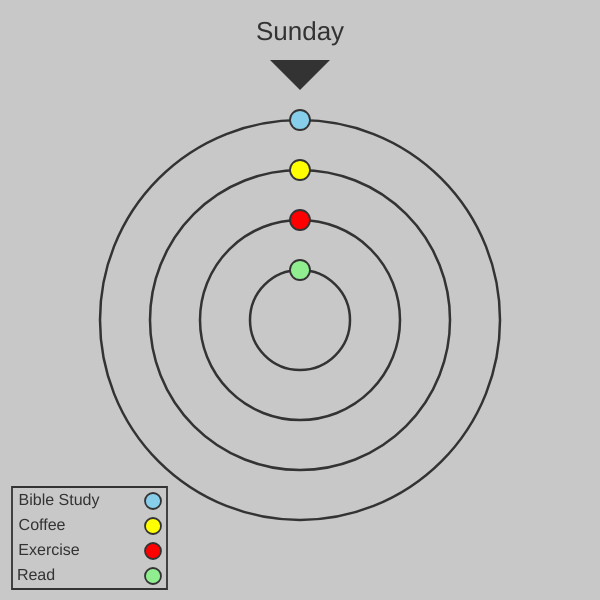
Frame 1 (no input)
Frame 60 (no input): identical to frame 1, image omitted
Frame 120 (the mouse pressed at the canvas centre since frame 60): identical to frame 1, image omitted

The p5.js sketch that drew this single still picture (run headless with seeded random() and noise() and a simulated clock; from frame 60 on, the mouse is pressed at the canvas centre):

// p5.js sketch
// ── sketch.js
// Create a data portrait out of personal habits.

let x = 0;
let y = 0;
let newDay = 0;
let days = ['Sunday', 'Monday', 'Tuesday', 'Wednesday', 'Thursday', 'Friday', 'Saturday', 'Week Complete'];
let day;
let rotateInterval;
let sunInterval;
let monInterval;
let tueInterval;
let wedInterval;
let thuInterval;
let friInterval;
let satInterval;

function setup() {
  createCanvas(600, 600);
  angleMode(DEGREES);
  day = days[0];
  setTimeout(sun, 4000);
  setTimeout(mon, 8000);
  setTimeout(tue, 12000);
  setTimeout(wed, 16000);
  setTimeout(thu, 20000);
  setTimeout(fri, 24000);
  setTimeout(sat, 28000);
  rotateInterval = setInterval(rotateGraph, 4000);
  sunInterval = setInterval(sunHabits, 1000);
  monInterval = setInterval(monHabits, 8000);
  tueInterval = setInterval(tueHabits, 12000);
  wedInterval = setInterval(wedHabits, 16000);
  thuInterval = setInterval(thuHabits, 20000);
  friInterval = setInterval(friHabits, 24000);
  satInterval = setInterval(satHabits, 28000);
  textAlign(CENTER, CENTER);
}

function rotateGraph() {
  newDay += -51.43; 
}

// COLOR + COORDINATES FOR HABITS BY DAY
function sunHabits() {
  fill('skyblue');
  //ellipse(x, y, w)
  ellipse(0, -200, 20);
  fill('yellow');
  ellipse(0, -150, 20);
  fill('red');
  ellipse(0, -100, 20);
  fill('lightgreen');
  ellipse(0, -50, 20);
}

function monHabits() {
  fill('skyblue');
  ellipse(0, -200, 20);
  fill('red');
  ellipse(0, -100, 20);
  fill('lightgreen');
  ellipse(0, -50, 20);
}

function tueHabits() {
  fill('skyblue');
  ellipse(0, -200, 20);
}

function wedHabits() {
  fill('skyblue');
  ellipse(0, -200, 20);
  fill('yellow');
  ellipse(0, -150, 20);
  fill('red');
  ellipse(0, -100, 20);
  fill('lightgreen');
  ellipse(0, -50, 20);
}

function thuHabits() {
  fill('skyblue');
  ellipse(0, -200, 20);
}

function friHabits() {
  fill('skyblue');
  ellipse(0, -200, 20);
  fill('yellow');
  ellipse(0, -150, 20);
  fill('red');
  ellipse(0, -100, 20);
  fill('lightgreen');
  ellipse(0, -50, 20);
}

function satHabits() {
  fill('skyblue');
  ellipse(0, -200, 20);
  fill('yellow');
  ellipse(0, -150, 20);
  fill('lightgreen');
  ellipse(0, -50, 20);
}


// FUNCTION TO DRAW HABITS BY DAY
function sundayData() {
  if (newDay === 0) {
    sunHabits();
  }
}

function mondayData() {
  if(newDay === -51.43) {
    monHabits();
  }
}

function tuesdayData() {
  if(newDay === -102.86) {
    tueHabits();
  }
}

function wednesdayData() {
  if(newDay === -154.29) {
    wedHabits();
  }
}

function thursdayData() {
  if(newDay === -205.72) {
    thuHabits();
  }
}

function fridayData() {
  if(newDay === -257.15) {
    friHabits();
  }
}

function saturdayData() {
  if(newDay === -308.58) {
    satHabits();
  }
}

function draw() {
  background(200);
  // DAYS OF THE WEEK LABELS
  textSize(26);
  noStroke();
  fill('#333');
  text(day, 300, 33);
    
  // DRAW POINTER
  fill('#333');
  noStroke();
  triangle(270, 60, 300, 90, 330, 60);
  
  translate(300, 320);
  push();
  rotate(newDay);
  
  // DRAW GRAPH
  noFill();
  stroke('#333');
  strokeWeight(2.5);
  graph();
  pop();

  // DRAW GRAPH KEY
  graphKey();
  stop();

  // DRAW WEEKLY HABITS BY DAY
  sundayData();
  mondayData();
  tuesdayData();
  wednesdayData();
  thursdayData();
  fridayData();
  saturdayData();
}

// LABEL FUNCTIONS
function sun() {
  day = days[1];
}

function mon() {
  day = days[2];
}

function tue() {
  day = days[3];
}

function wed() {
  day = days[4];
}

function thu() {
  day = days[5];
}

function fri() {
  day = days[6];
}

function sat() {
  day = days[7];
}

function all() {
  day = days[8];
}

// GRAPH FUNCTIONS
function graph() {
   for(let i = 0; i < 500; i+= 100) {
     ellipse(x, y, i);
  }
}


function graphKey() {
  // DRAW RECT BKGD
  noFill();
  stroke('#333');
  strokeWeight(1.8);
  rect(-288, 167, 155, 102);
  // BIBLE STUDY
  textSize(16);
  noStroke();
  fill('#333');
  text('Bible Study', -241, 181);
  stroke('#333');
  fill('skyblue');
  ellipse(-147, 181, 16);
  // COFFEE
  noStroke();
  fill('#333');
  text('Coffee', -258, 206);
  stroke('#333');
  fill('yellow');
  ellipse(-147, 206, 16);
  // EXERCISE
  noStroke();
  fill('#333');
  text('Exercise', -251, 231);
  stroke('#333');
  fill('red');
  ellipse(-147, 231, 16);
  // READ
  noStroke();
  fill('#333');
  text('Read', -264, 256);
  stroke('#333');
  fill('lightgreen');
  ellipse(-147, 256, 16);
}

function stop() {
  if (newDay === -360.01) { 
    clearInterval(rotateInterval);
  }
}
